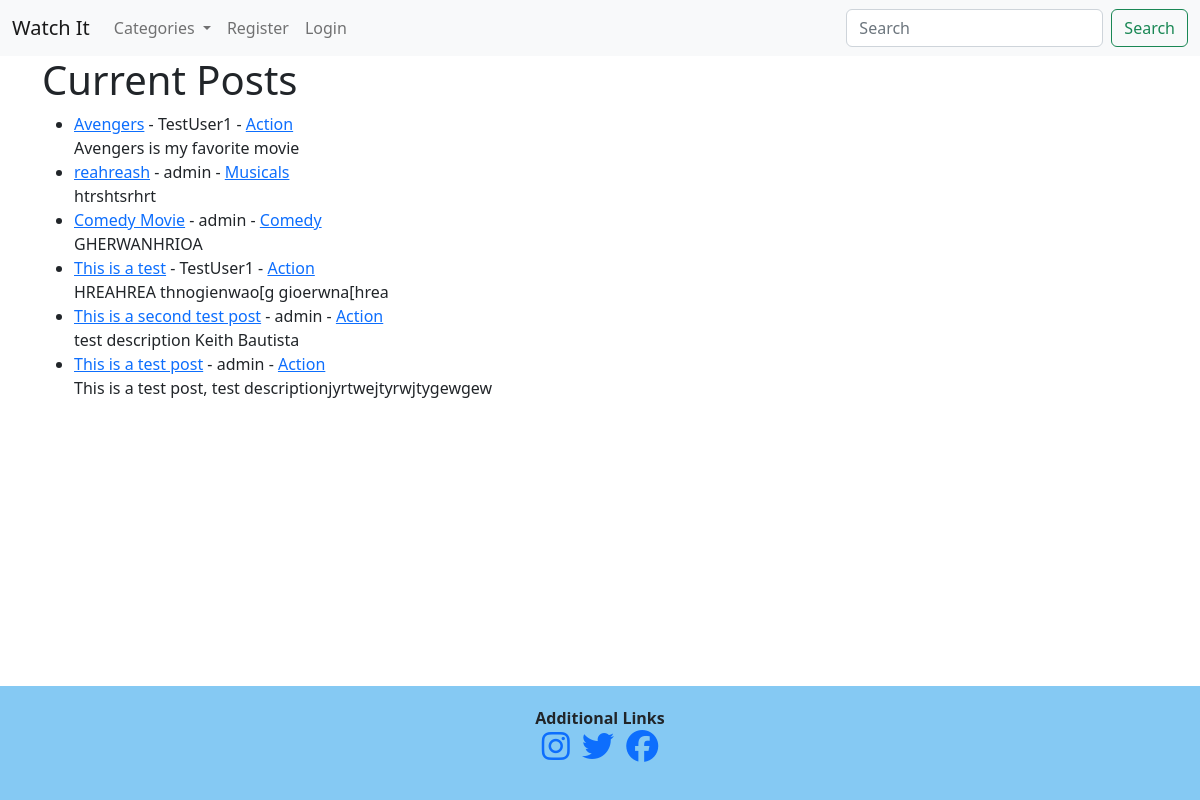
/, run on an earlier commit of the app's database.
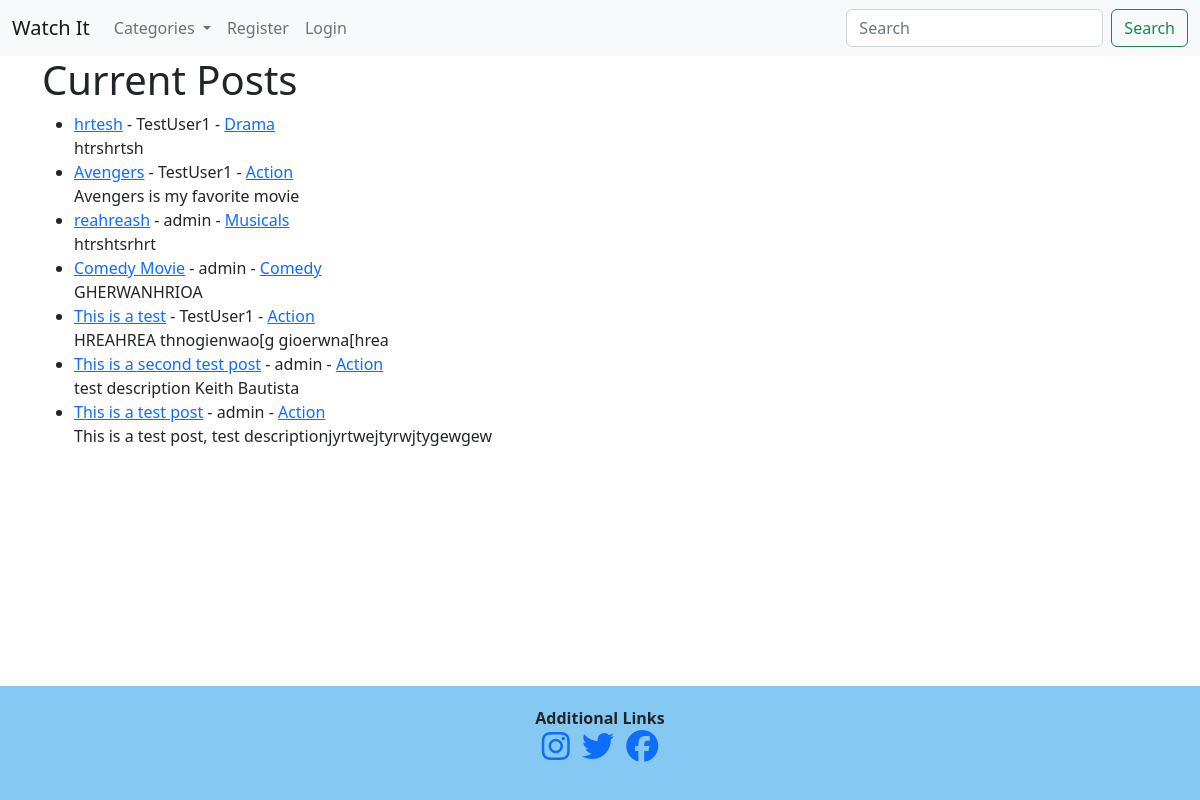
And on a later commit of the database.
### watchit/models.py (models this page shows, shortened)
class Post(models.Model):
    title = models.CharField(max_length=255)
    title_tag = models.CharField(max_length=255)
    author = models.ForeignKey(User, on_delete=models.CASCADE)
    """This will delete all of users' posts"""
    body = models.TextField()
    post_date = models.DateField(auto_now_add=True)
    category = models.CharField(max_length=255, default='Action')
    likes = models.ManyToManyField(User, related_name='blog_posts')

### watchit/views.py (the view)
# urls.py: path('', HomeView.as_view(), name="home"),
class HomeView(ListView):
    model = Post
    template_name = 'home.html'
    """This view will show all the posts since we passed in
    listview"""
    category = Category.objects.all()
    ordering = ['-id']
    def get_context_data(self, *args, **kwargs):
        category_menu = Category.objects.all()
        context = super(HomeView, self).get_context_data(*args, **kwargs)
        context["category_menu"] = category_menu
        return context

### watchit/models.py (called while the page is built)
    def __str__(self):
        return self.name

### watchit/templates/home.html
{% extends 'base.html' %}
{% block content %}
<h1>Current Posts</h1>
{% if user.is_authenticated %}
        <ul>
        {% for Post in object_list %}
            {% if user.id == Post.author.id %}
                <li><a href="{% url 'movie-detail' Post.pk %}">{{ Post.title }}</a> - {{ Post.author }} - <a href="{% url 'category' Post.category %}">{{ Post.category }}</a> - <a href="{% url 'edit-movie' Post.pk %}">Edit Movie</a> <br/>
                {{ Post.body|slice:":200" }}</li>
            {% else %}
                <li><a href="{% url 'movie-detail' Post.pk %}">{{ Post.title }}</a> - {{ Post.author }} - <a href="{% url 'category' Post.category %}">{{ Post.category }}</a><br/>
                {{ Post.body|slice:":200" }}</li>
            {% endif %}
        {% endfor %}
        </ul>
{% else %}
        <ul>
        {% for Post in object_list %}
            <li><a href="{% url 'movie-detail' Post.pk %}">{{ Post.title }}</a> - {{ Post.author }} - <a href="{% url 'category' Post.category %}">{{ Post.category }}</a><br/>
            {{ Post.body|slice:":200" }}</li>
        {% endfor %}
        </ul>
{% endif %}
</small> <br/>
 {% endblock %}

What changed in the data, as far as the page shows it:
added Post: title "hrtesh", author "TestUser1", category "Drama", body "htrshrtsh"
